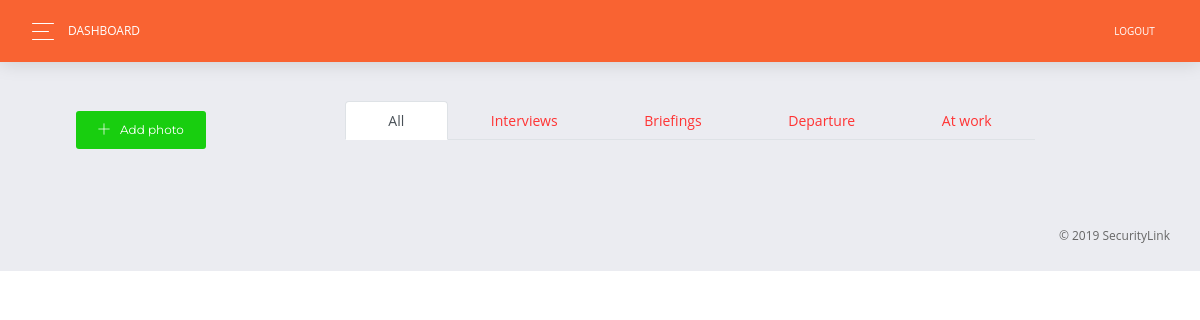
The app's page /dashboard/gallery/, older data.
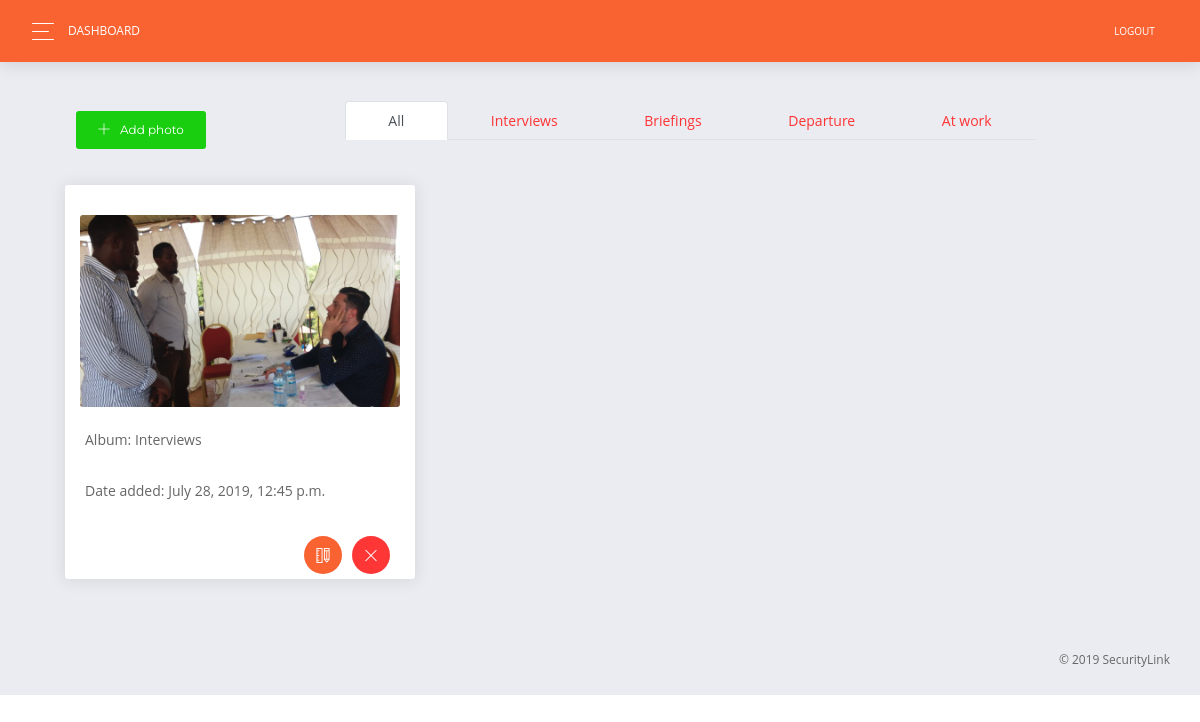
The same page, newer data.
### home/models.py (models this page shows, shortened)
class Photo(models.Model):
	ALBUM_CHOICES=(
		('Interviews','Interviews'),
		('Departures','Departures'),
		('Briefings','Briefings'),
		('At work', 'At work'),
		)
	picture =models.ImageField(upload_to='gallery')
	album = models.CharField(choices=ALBUM_CHOICES, max_length=10)
	timestamp=models.DateTimeField(auto_now_add=True, auto_now=False)

### home/views.py (the view)
# urls.py: path('dashboard/gallery/', views.dash_gallery, name='dash_gallery'),
def dash_gallery(request):
	img=Photo.objects.all()
	img_interview=Photo.objects.filter(album='Interviews')
	img_briefing=Photo.objects.filter(album='Briefings')
	img_departures=Photo.objects.filter(album='Departures')
	img_work=Photo.objects.filter(album='At work')
	context={
		'img':img,
		'img_work':img_work,
		'img_departures':img_departures,
		'img_interview':img_interview,
		'img_briefing':img_briefing
	}
	return render(request, 'hm/dash_gallery.html',context)

### home/templates/hm/dash_gallery.html (shortened to what this page needs)
{% extends 'dash_base.html' %}
{% load static %}
{% block content %}
<div class="container">
	<section id="" class="wow fadeIn">
      <header class="section-header wow fadeInUp"> <h3>Gallery</h3> </header>
          <div class="container-fluid photo-gallery" style="padding: 0 30px;">
              <br>
              <div class="row">
                <div class="col-md-3"> <a href="{% url 'home:add_photo' %}">
                  <button class="btn btn-success btn-md"><i class="now-ui-icons ui-1_simple-add" style="padding-right:10px; "></i>Add photo</button></a>
                </div>
                <div class="col-md-8">
                  <nav class="d-none d-md-block">
                    <div class="nav nav-tabs nav-fill" id="nav-tab" role="tablist">
                    	<a class="nav-item nav-link active" id="nav-home-tab" data-toggle="tab" href="#nav-all" role="tab" aria-controls="nav-all" aria-selected="true">All</a>
                    	<a class="nav-item nav-link" id="nav-profile-tab" data-toggle="tab" href="#nav-interview" role="tab" aria-controls="nav-interview" aria-selected="false">Interviews</a>
                    	<a class="nav-item nav-link" id="nav-contact-tab" data-toggle="tab" href="#nav-briefing" role="tab" aria-controls="nav-briefing" aria-selected="false">Briefings</a>
                    	<a class="nav-item nav-link" id="nav-about-tab" data-toggle="tab" href="#nav-depart" role="tab" aria-controls="nav-depart" aria-selected="false">Departure</a>
                    	<a class="nav-item nav-link" id="nav-about-tab" data-toggle="tab" href="#nav-work" role="tab" aria-controls="nav-work" aria-selected="false">At work</a>
                    </div>
                  </nav>
                </div>
              </div>
              <br>
              <div class="tab-content" id="nav-tabContent">
                  <div class="tab-pane fade show active" role="tabpanel" aria-labelledby="nav-home-tab" id="nav-all">
                      <div class="row">
                        {% for p in img %}
                          <div class="col-md-4" style="margin: 0px; padding: 5px;">
                          	<div class="card">
                              <div class="card-header">
                              </div>
                          		<div class="card-body">
                          			<a href="{{p.picture.url}}" data-lightbox="photos"><img class="img-fluid" src='{{p.picture.url}}'"></a>
                          		</div>
                          		<div class="card-footer">
                                <div>
                                  <p>Album: {{p.album}}</p>
                                <p>Date added: {{p.timestamp}}</p>
                                </div>
                                <div style="float: right; padding:5px;">
                                  <a href="{% url 'home:dash_gallery_del' p.id %}">
                                    <button type="button" rel="tooltip" title="Delete Picture" class="btn btn-danger btn-round btn-icon" data-original-title="Remove">
                                      <i class="now-ui-icons ui-1_simple-remove"></i>
                                  </button>
                                </a>
                                </div>
                                <div style="float: right; padding:5px;">
                                <a href="{% url 'home:dash_gallery_edit' p.id %}">
                                    <button type="button" rel="tooltip" title="Edit Picture" class="btn btn-primary btn-round btn-icon" data-original-title="Edit">
                                      <i class="now-ui-icons design-2_ruler-pencil"></i>
                                  </button>
                                </a>
                                </div>
                            	</div>
                          	</div>
                          </div>
                        {% endfor%}
                      </div>
                  </div>
              </div>
              <br>
          </div>
    </section>
</div>
{% endblock %}

### home/templates/dash_base.html (shortened to what this page needs)
{% load static %}
<!DOCTYPE html>
<html>
<head>
      <link rel="stylesheet" href="https://use.fontawesome.com/releases/v5.7.1/css/all.css">
      <link href="{% static 'lib/lightbox/css/lightbox.min.css' %}" rel="stylesheet">
      <link href="{% static 'lib/bootstrap/css/bootstrap.min.css' %}" rel="stylesheet" />
      <link href="{% static 'css/now-ui-dashboard.css' %}" rel="stylesheet" />
      <link rel="stylesheet" href="https://cdnjs.cloudflare.com/ajax/libs/lightbox2/2.8.2/css/lightbox.min.css">
      <link href="{% static 'lib/animate/animate.min.css' %}" rel="stylesheet">
      <link href="{% static 'css/style.css' %}" rel="stylesheet">
</head>
<body>
	<body class="">
  <div class="wrapper ">
    <div class="main-panel" id="main-panel">
      <nav class="navbar navbar-expand-lg bg-primary  navbar-absolute">
        <div class="container-fluid">
          <div class="navbar-wrapper">
            <div class="navbar-toggle">
              <button type="button" class="navbar-toggler">
                <span class="navbar-toggler-bar bar1"></span>
                <span class="navbar-toggler-bar bar2"></span>
                <span class="navbar-toggler-bar bar3"></span>
              </button>
            </div>
            <a class="navbar-brand" href="">Dashboard</a>
          </div>
          <div class="collapse navbar-collapse justify-content-end" id="navigation">
            <ul class="navbar-nav">
              <li class="nav-item">
                <a class="nav-link" href="{% url 'home:logout' %}">
                  Logout
                </a>
              </li>
            </ul>
          </div>
        </div>
      </nav>
      {% block content %}
      {% endblock%}
      <footer class="footer">
        <div class="container-fluid">
          <div class="copyright" id="copyright">
            &copy;
             SecurityLink
          </div>
        </div>
      </footer>
    </div>
  </div>
</body>
</body>
</html>

### home/static/css/style.css (style rules this page uses)
body { background: #fff; color: #666666; font-family: "Open Sans", sans-serif; }
a { color: #ff3333; transition: 0.5s; }
p { padding: 0; margin: 0 0 30px 0; }
h1, h2, h3, h4, h5, h6 { font-family: "Montserrat", sans-serif; font-weight: 400; margin: 0 0 20px 0; padding: 0; }
.section-header h3 { font-size: 32px; color: #111; text-transform: uppercase; text-align: center; font-weight: 700; position: relative; padding-bottom: 15px; }
.section-header h3::before { content: ''; position: absolute; display: block; width: 120px; height: 1px; background: #ddd; bottom: 1px; left: calc(50% - 60px); }
.section-header h3::after { content: ''; position: absolute; display: block; width: 40px; height: 3px; background: #ff3333; bottom: 0; left: calc(50% - 20px); }

Row changes from the older to the newer data that the page shows:
added Photo: picture (picture), album "Interviews", timestamp "July 28, 2019, 12:45 p.m."
